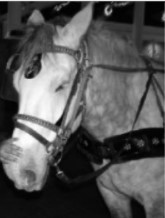
#> input picture IIT2019173_Q2/horse.jpg, 165 x 218 px
$ jupyter execute --allow-errors Q2.ipynb
#> lines starting #> are read from the running program, lines starting #| are printed output that depends on the picture; after the words box and inside, x2 and y2 are one past the last pixel; in counts of white or black regions, pixels touching at a corner belong together; pictures that were not available may be replaced by others from this repository, and a replacement may not be noted
[cell 1]
import PIL
from PIL import Image
loc1="horse.jpg"
loc2="saturn.png"
img1=Image.open(loc1)
#> img1 is the input picture: PIL image 165x218 RGB; min 0, max 255, mean 85.6
img2=Image.open(loc2)
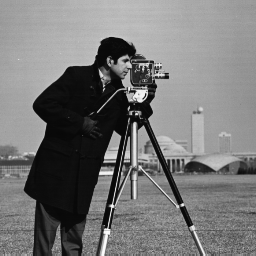
#> input picture IIT2019173_Q2/cameraman.tif, 256 x 256 px, given in place of saturn.png, which was not available
#> img2 is the input picture: PIL image 256x256 L; min 7, max 253, mean 118.7
#display(img)
def p(img):
    planes=[]
    width,height=img.size
#> width = 165; height = 218
    for k in range(8):
        plane=PIL.Image.new(img.mode, img.size)
        for i in range(height):
            for j in range(width):
                r=img.getpixel((j,i))[0]
                num=r>>k
                if ((num&1)!=0):
                    plane.putpixel((j,i),(255,255,255))
                else:
                    plane.putpixel((j,i),(0,0,0))
        planes.append(plane)
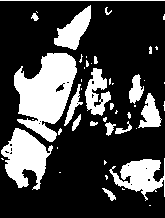
#> plane: PIL image 165x218 RGB; 26.5% white; 48 white regions (29 under 20 px), largest, box (x1, y1, x2, y2) and area: (14, 53, 77, 142) 3311, (1, 128, 53, 190) 1765, (109, 158, 165, 201) 1202
#> after the loop, planes = 8 items
#> the loop in p, `for i in range(8):` made 8 passes
#> pass 1, in p, `display(planes[i])`:
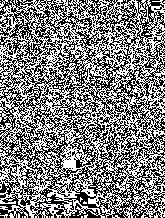
#> shown: PIL image 165x218 RGB; 50.4% white; black in thin lines or dots
#> pass 2, in p, `display(planes[i])`:
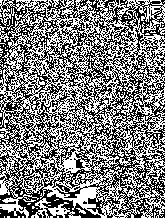
#> shown: PIL image 165x218 RGB; 50% white in thin lines or dots
#> after the loop, planes = []
    for i in range(8):
        display(planes[i])
p(img1)
#> (the rest of this cell did not finish here and is left out)
